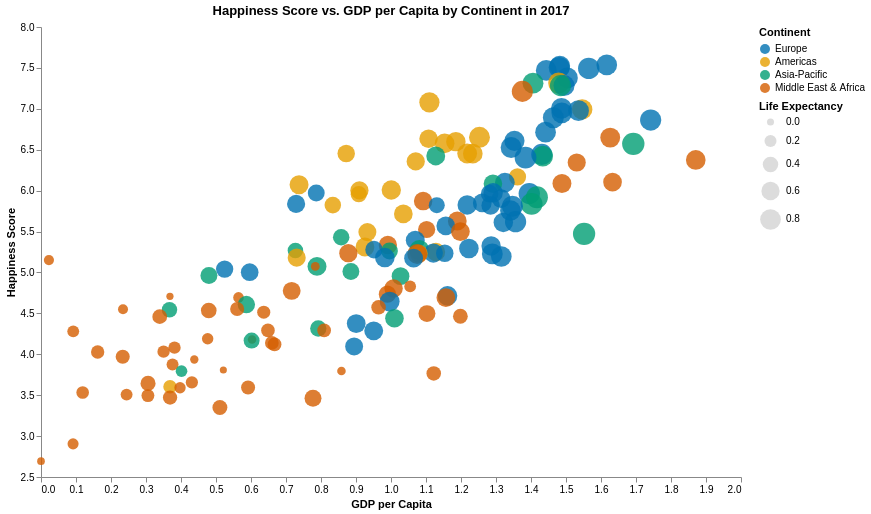

Notebook code cell kept with this figure:
### Markdown cell above
The bubble plot below simultaneously encodes three variables: GDP per Capita on the
x-axis, Happiness Score on the y-axis, and life expectancy as bubble size. Each bubble
represents a country, colored by its binned continent. For this visualization, I chose
a colorblind-friendly palette to ensure accessibility for everyone. Additionally, I 
attempted to distinguish each continent with unique colors to avoid color dominance 
or overshadowing. I also implemented a GDP threshold filter to highlight regions of 
the graph that the user would want to focus on. Furthermore, I allowed users to click
on any bubble, which would highlight the corresponding continent. I observed a clear 
positive correlation between GDP per Capita and Happiness Score, with European countries
clustered at the top right. Not only is GDP higher, but life expectancy is also longer 
in happier countries. Surprisingly, Latin American countries had a higher Happiness 
Score despite lower GDP, suggesting that money isn't the sole determinant of happiness.

### Code cell
# Visualization 2: Bubble Plot
 
df_bubble = df[df['Year'] == 2017].copy()

continent_colors = alt.Scale(
    domain=['Europe', 'Americas', 'Asia-Pacific', 'Middle East & Africa'],
    range=['#0072B2', '#E69F00', '#009E73', '#D55E00']
)

brush = alt.selection_point(fields=['Continent'])

# slider parameter
gdp_slider = alt.binding_range(
    min=0, max=2.0, step=0.05, name='GDP Threshold: '
)
gdp_param = alt.param(bind=gdp_slider, value=2.0)

bubble_chart = alt.Chart(df_bubble).mark_circle(opacity=0.7).encode(
    x=alt.X('Economy (GDP per Capita):Q', title='GDP per Capita',
        scale=alt.Scale(zero=False)),
    y=alt.Y('Happiness Score:Q', title='Happiness Score',
        scale=alt.Scale(domain=[2.5, 8])),
    size=alt.Size('Health (Life Expectancy):Q', title='Life Expectancy',
        scale=alt.Scale(range=[50, 500])),
    color=alt.condition(
        brush,
        alt.Color('Continent:N', scale=continent_colors,
            legend=alt.Legend(title='Continent')),
        alt.value('lightgray')
    ),
    opacity=alt.condition(
        alt.datum['Economy (GDP per Capita)'] <= gdp_param,
        alt.value(0.8),
        alt.value(0.1)
    ),
    tooltip=[
        'Country:N', 'Continent:N', 'Happiness Score:Q',
        'Economy (GDP per Capita):Q', 'Health (Life Expectancy):Q'
    ]
).add_params(
    brush, gdp_param
).properties(
    width=700,
    height=450,
    title='Happiness Score vs. GDP per Capita by Continent in 2017'
).configure_axis(grid=False).configure_view(strokeWidth=0)

bubble_chart

### Figure 1 — Vega-Lite specification as saved in the notebook (floating-point values rounded to 4 significant figures; data arrays with more than 128 entries replaced by an {"elided": "..."} marker saying what was removed)
{"config": {"view": {"continuousWidth": 300, "continuousHeight": 300, "strokeWidth": 0}, "axis": {"grid": false}}, "data": {"name": "data-56fef7fb33eae9dc801b6ebd048b1aac"}, "mark": {"type": "circle", "opacity": 0.7}, "encoding": {"color": {"condition": {"param": "param_2", "field": "Continent", "legend": {"title": "Continent"}, "scale": {"domain": ["Europe", "Americas", "Asia-Pacific", "Middle East & Africa"], "range": ["#0072B2", "#E69F00", "#009E73", "#D55E00"]}, "type": "nominal"}, "value": "lightgray"}, "opacity": {"condition": {"test": "(datum['Economy (GDP per Capita)'] <= param_3)", "value": 0.8}, "value": 0.1}, "size": {"field": "Health (Life Expectancy)", "scale": {"range": [50, 500]}, "title": "Life Expectancy", "type": "quantitative"}, "tooltip": [{"field": "Country", "type": "nominal"}, {"field": "Continent", "type": "nominal"}, {"field": "Happiness Score", "type": "quantitative"}, {"field": "Economy (GDP per Capita)", "type": "quantitative"}, {"field": "Health (Life Expectancy)", "type": "quantitative"}], "x": {"field": "Economy (GDP per Capita)", "scale": {"zero": false}, "title": "GDP per Capita", "type": "quantitative"}, "y": {"field": "Happiness Score", "scale": {"domain": [2.5, 8]}, "title": "Happiness Score", "type": "quantitative"}}, "height": 450, "params": [{"name": "param_2", "select": {"type": "point", "fields": ["Continent"]}}, {"name": "param_3", "bind": {"input": "range", "max": 2.0, "min": 0, "name": "GDP Threshold: ", "step": 0.05}, "value": 2.0}], "title": "Happiness Score vs. GDP per Capita by Continent in 2017", "width": 700, "$schema": "https://vega.github.io/schema/vega-lite/v5.20.1.json", "datasets": {"data-56fef7fb33eae9dc801b6ebd048b1aac": {"elided": "155 records"}}}
